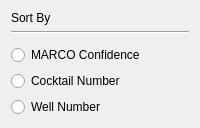
        <widget class="QWidget" name="tab_2">
         <attribute name="title">
          <string>Sort</string>
         </attribute>
         <layout class="QGridLayout" name="gridLayout_6">
          <item row="5" column="0">
           <widget class="QRadioButton" name="radioButton_3">
            <property name="toolTip">
             <string>&lt;html&gt;&lt;head/&gt;&lt;body&gt;&lt;p&gt;Sort images in the slideshow by their well number. This is the standard sort. If the currently loaded run is not an HWI Run well number = order the image was read into Polo.&lt;/p&gt;&lt;/body&gt;&lt;/html&gt;</string>
            </property>
            <property name="text">
             <string>Well Number</string>
            </property>
           </widget>
          </item>
          <item row="4" column="0">
           <widget class="QRadioButton" name="radioButton_2">
            <property name="toolTip">
             <string>&lt;html&gt;&lt;head/&gt;&lt;body&gt;&lt;p&gt;Sort the images in the slideshow by their cocktail number, if it is available for the current run.&lt;/p&gt;&lt;/body&gt;&lt;/html&gt;</string>
            </property>
            <property name="text">
             <string>Cocktail Number</string>
            </property>
           </widget>
          </item>
          <item row="3" column="0">
           <widget class="QRadioButton" name="radioButton">
            <property name="toolTip">
             <string>&lt;html&gt;&lt;head/&gt;&lt;body&gt;&lt;p&gt;Sort images by their MARCO confidence. When classified the MARCO model assigns a confidence score between 0 and 1. Selecting this option will order the images in the slideshow from highest score to lowest score. &lt;span style=&quot; font-weight:600;&quot;&gt;NOTE&lt;/span&gt;: The sort ignores image classification so it is recommended to use this setting in combination with image filters.&lt;/p&gt;&lt;/body&gt;&lt;/html&gt;</string>
            </property>
            <property name="text">
             <string>MARCO Confidence</string>
            </property>
           </widget>
          </item>
          <item row="1" column="0">
           <widget class="Line" name="line">
            <property name="orientation">
             <enum>Qt::Horizontal</enum>
            </property>
           </widget>
          </item>
          <item row="0" column="0">
           <widget class="QLabel" name="label">
            <property name="maximumSize">
             <size>
              <width>16777215</width>
              <height>30</height>
             </size>
            </property>
            <property name="text">
             <string>Sort By</string>
            </property>
           </widget>
          </item>
          <item row="2" column="0">
           <spacer name="verticalSpacer">
            <property name="orientation">
             <enum>Qt::Vertical</enum>
            </property>
            <property name="sizeType">
             <enum>QSizePolicy::Fixed</enum>
            </property>
            <property name="sizeHint" stdset="0">
             <size>
              <width>20</width>
              <height>5</height>
             </size>
            </property>
           </spacer>
          </item>
         </layout>
        </widget>
